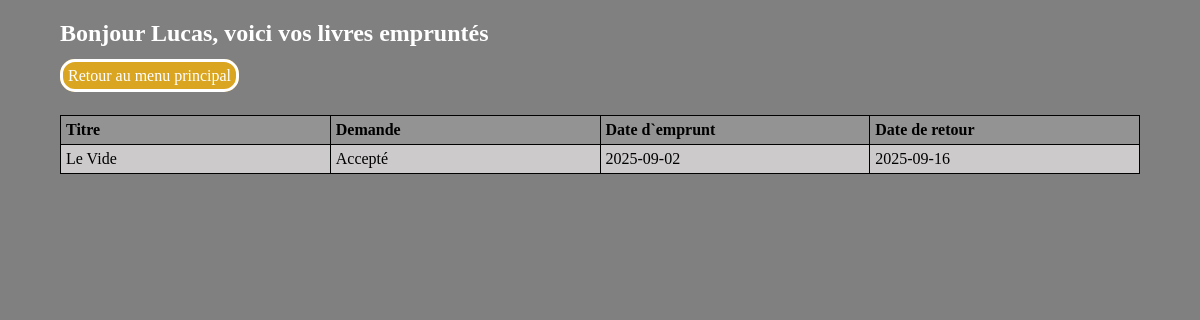
Page /clientEmpruntEnCours.php (signed in) on the committed database.
### tables this page shows
CREATE TABLE `livres_emprunte` (
  `id` int NOT NULL,
  `demande_emprunt` tinyint(1) DEFAULT NULL,
  `date_emprunt` date NOT NULL,
  `date_retour_max` date NOT NULL,
  `date_retour` date DEFAULT NULL,
  `emprunteur_id` int NOT NULL,
  `livres_id` int NOT NULL
);

CREATE TABLE `livres` (
  `id` int NOT NULL,
  `titre` text NOT NULL,
  `auteur` varchar(20) NOT NULL,
  `date_publication` date NOT NULL,
  `nombre_pages` int NOT NULL,
  `bibli_id` int NOT NULL
);

### clientEmpruntEnCours.php (the view, shortened to what this page needs)
<!DOCTYPE html>
<html lang="en">
<head>
    <link rel="stylesheet" href="style/css/style.css">
</head>
<body>
    <?php
    $mysqli = new mysqli($host, $username, $password, $database);
    if (isset($_SESSION["user"])) {
        echo "<h2> Bonjour " . $_SESSION["user"] . ", voici vos livres empruntés</h2>";
    }
    $req = $mysqli->query("SELECT  `demande_emprunt`, `date_emprunt`, `date_retour_max`, `titre` FROM `livres_emprunte` INNER JOIN `livres` ON `livres_id` = livres.id WHERE `emprunteur_id` = 32");
    $result = $req
        ?>
    <nav>
        <a href="clientHomePage.php">Retour au menu principal</a>
    </nav>
    <?php
    echo '<table><tr><th>Titre</th><th>Demande</th><th>Date d`emprunt</th><th>Date de retour</th></tr>';
    while ($row = $result->fetch_assoc()) {
        echo "<tr>";
        echo "<td>" . $row["titre"] . "</td>";
        if ($row["demande_emprunt"] == 1) {
            echo "<td>Accepté</td>";
        } else {
            echo "<td>En traitement</td>";
        }
        echo "<td>" . $row["date_emprunt"] . "</td>";
        echo "<td>" . $row["date_retour_max"] . "</td>";
        echo "</tr>";
    }
    echo "</table>";
    ?>
</body>
</html>

### style/css/style.css (style rules this page uses)
body { background-color: grey; width: 90%; max-width: 1280px; margin: auto; }
h1, h2, h3, p, legend { color: white; }
nav { margin-bottom: 30px; }
nav a { text-decoration: none; color: white; background-color: goldenrod; border: solid; border-radius: 15px; padding: 5px; }
table, th, td { text-align: left; color: black; border: 1px solid black; border-collapse: collapse; padding: 5px; table-layout: fixed; }
table { width: 100%; }
tr:nth-child(odd) { background-color: #949393; }
tr:nth-child(even) { background-color: #cccaca; }

### rows in the picture
livres_emprunte: livres.titre "Le Vide", demande_emprunt "Accepté", date_emprunt "2025-09-02", date_retour_max "2025-09-16"

### other values in the picture
$_SESSION["user"] "Lucas"
